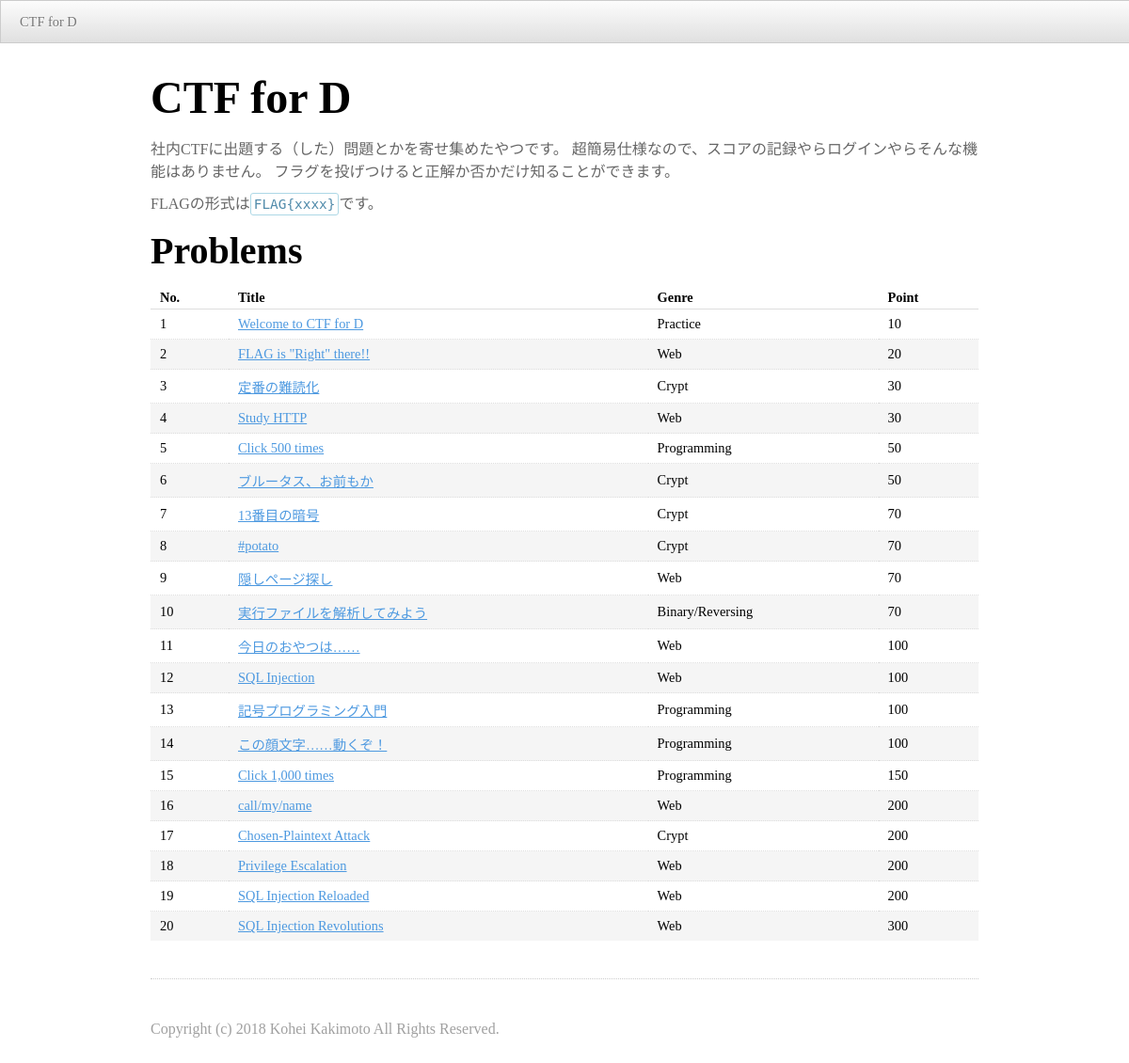
The page / on the database its author committed.
### tables this page shows
CREATE TABLE problems (
    id INTEGER AUTO_INCREMENT PRIMARY KEY,
    unique_name VARCHAR(32) NOT NULL UNIQUE,
    title VARCHAR(256) NOT NULL,
    genre_id INTEGER,
    point INTEGER,
    flag VARCHAR(256) NOT NULL,
    FOREIGN KEY (genre_id) REFERENCES genres (id)
);

CREATE TABLE genres (
    id INTEGER PRIMARY KEY,
    name VARCHAR(64) NOT NULL UNIQUE
);

### html/common/includes/Problems.class.php (called while the page is built, shortened)
<?php
class Problems {
    private $pdo;
    public function find_all() {
        $query = 'SELECT P.id problem_no, P.unique_name unique_name, P.title title, G.name genre_name, P.point point FROM problems P INNER JOIN genres G ON P.genre_id = G.id ORDER BY P.id';
        try {
            $statement = $this->pdo->prepare($query);
            $statement->execute();
            $problems = $statement->fetchAll();
            return $problems;
        } catch(PDOException $e) {
            error_log('PDOException in Problems#find_all: ' . $e->getMessage());
            return array();
        }
    }
    private function establish_connection() {
        try {
            $this->pdo = new PDO(
                'mysql:host=db;dbname=' . MYSQL_SYSTEM_DB,
                'root',
                MYSQL_ROOT_PASSWORD,
                array(
                    PDO::ATTR_PERSISTENT => true,
                    PDO::ATTR_EMULATE_PREPARES => false,
                    PDO::ATTR_DEFAULT_FETCH_MODE => PDO::FETCH_ASSOC
                )
            );
        } catch(PDOException $e) {
            error_log('PDOException in Problems#establish_connection: ' . $e->getMessage());
            $this->pdo = null;
        }
    }
}
?>

### html/index.php (the view, shortened to what this page needs)
<?php
require('./common/includes/Problems.class.php');
$problems = (new Problems())->find_all();
?>
<!DOCTYPE html>
<html>
    <head>
        <link rel="stylesheet" type="text/css" href="/common/kickstart_lite/css/kickstart.css" media="all" />
        <link rel="stylesheet" type="text/css" href="/common/stylesheets/main.css" />
    </head>
    <body>
        <ul class="menu" id="navigation">
            <li><a href="/">CTF for D</a></li>
        </ul>
        <div id="container">
            <h1>CTF for D</h1>
            <p>
                社内CTFに出題する（した）問題とかを寄せ集めたやつです。
                超簡易仕様なので、スコアの記録やらログインやらそんな機能はありません。
                フラグを投げつけると正解か否かだけ知ることができます。
            </p>
            <p>
                FLAGの形式は<code>FLAG{xxxx}</code>です。
            </p>
            <h2>Problems</h2>
            <table class="striped">
                <thead>
                    <tr>
                        <th>No.</th>
                        <th>Title</th>
                        <th>Genre</th>
                        <th>Point</th>
                    </tr>
                </thead>
<?php
foreach($problems as $problem) {
    echo '<tr>';
    echo '<td>' . htmlspecialchars($problem['problem_no']) . '</td>';
    echo '<td><a href="/' . htmlspecialchars($problem['unique_name']) . '/">' . htmlspecialchars($problem['title']) . '</a></td>';
    echo '<td>' . htmlspecialchars($problem['genre_name']) . '</td>';
    echo '<td>' . htmlspecialchars($problem['point']) . '</td>';
}
?>
            </table>
            <hr />
            <p class="copyright">Copyright (c) 2018 Kohei Kakimoto All Rights Reserved.</p>
        </div>
    </body>
</html>

### html/common/kickstart_lite/css/kickstart.css (style rules this page uses)
a { color:#4D99E0;outline:0; }
hr { clear:both;border-bottom:0;border-top:1px dotted #ccc;border-right:0;border-left:0;margin:30px 0;min-height: 0px;height:1px; }
h1,h2,h3,h4,h5,h6 { font-weight:bold; line-height:140%; }
h1 { font-size:3em; margin:10px 0 10px 0; }
h2 { font-size:2.5em; margin:10px 0 10px 0; }
p { line-height:150%; color:#666; margin:10px 0; }
ul, ol { padding:0; margin:0 0 20px 25px; }
li { padding:5px 0; margin:0; }
code { font-family: Consolas, "Andale Mono WT", "Andale Mono", "Lucida Console", "Lucida Sans Typewriter", "DejaVu Sans Mono", "Bitstream Vera Sans Mono", "Liberation Mono", "Nimbus Mono L", Monaco, "Courier New", Courier, monospace; font-size:0.9em; border:1px solid lightblue; padding:3px; -moz-border-radius:3px; -webkit-border-radius:3px; border-radius:3px; color:#518BAB; }
table { width:100%;margin:0 0 10px 0;text-align:left;border-collapse: collapse; }
thead, tbody { margin:0;padding:0; }
th, td { padding:7px 10px;font-size:0.9em;border-bottom:1px dotted #ddd;text-align:left; }
thead th { font-size:0.9em;padding:3px 10px;border-bottom:1px solid #ddd; }
tbody tr.last th, tbody tr.last td { border-bottom:0; }
table.striped tr.alt { background:#f5f5f5; }
table.striped thead th { background:#fff; }

### html/common/stylesheets/main.css (style rules this page uses)
body { margin: 0; }
#navigation { position: fixed; top: 0; left: 0; width: 100%; }
#container { margin: 0px 100px; padding: 60px; }
.copyright { margin-top: 40px; color: #a0a0a0; }

### html/common/kickstart_lite/css/kickstart-forms.css (style rules this page uses)
input[type="text"], textarea, button, a.button, a, input[type="file"] { -moz-transition: -moz-box-shadow 0.5s, border 0.5s, background 0.5s; -webkit-transition: -webkit-box-shadow 0.5s, border 0.5s, background 0.5s; -o-transition: box-shadow 0.5s, border 0.5s, background 0.5s; transition: box-shadow 0.5s, border 0.5s, background 0.5s; }

### html/common/kickstart_lite/css/kickstart-menus.css (style rules this page uses)
.menu { margin:0;padding:0;line-height:100%; font-size:0; position:relative;z-index:1000; }
.menu:after { clear:both;content:' ';display:block;font-size:0;line-height:0;visibility:hidden;width:0;height:0 }
.menu li { margin:0;padding:0;list-style-type:none;display:inline-block;*display:inline;position:relative;zoom:1;line-height:inherit; top:0;left:0;font-size:16px; }
.menu li a { margin:0;padding:0;display:block;display:inline;display:inline-block;position:relative;zoom:1;line-height:100%;top:0;left:0; }
.menu { border:1px solid #ccc; text-shadow:0px 1px 1px #fff; background: #eee; background: -moz-linear-gradient(top, rgba(252,252,252,1) 0%, rgba(224,224,224,1) 100%); background: -webkit-gradient(linear, left top, left bottom, color-stop(0%,rgba(252,252,252,1)), color-stop(100%,rgba(224,224,224,1))); background: -webkit-linear-gradient(top, rgba(252,252,252,1) 0%,rgba(224,224,224,1) 100%); background: -o-linear-gradient(top, rgba(252,252,252,1) 0%,rgba(224,224,224,1) 100%); background: linear-gradient(top, rgba(252,252,252,1) 0%,rgba(224,224,224,1) 100%); z-index:600; }
.menu li a { padding:15px 20px; text-decoration:none; font-size:0.9em; color: #777; }

### rows shown on the page
problems: id "1", title "Welcome to CTF for D", genre.name "Practice", point "10"
problems: id "2", title "FLAG is \"Right\" there!!", genre.name "Web", point "20"
problems: id "3", title "定番の難読化", genre.name "Crypt", point "30"
problems: id "4", title "Study HTTP", genre.name "Web", point "30"
problems: id "5", title "Click 500 times", genre.name "Programming", point "50"
problems: id "6", title "ブルータス、お前もか", genre.name "Crypt", point "50"
problems: id "7", title "13番目の暗号", genre.name "Crypt", point "70"
problems: id "8", title "#potato", genre.name "Crypt", point "70"
problems: id "9", title "隠しページ探し", genre.name "Web", point "70"
problems: id "10", title "実行ファイルを解析してみよう", genre.name "Binary/Reversing", point "70"
problems: id "11", title "今日のおやつは……", genre.name "Web", point "100"
problems: id "12", title "SQL Injection", genre.name "Web", point "100"
problems: id "13", title "記号プログラミング入門", genre.name "Programming", point "100"
problems: id "14", title "この顔文字……動くぞ！", genre.name "Programming", point "100"
problems: id "15", title "Click 1,000 times", genre.name "Programming", point "150"
problems: id "16", title "call/my/name", genre.name "Web", point "200"
problems: id "17", title "Chosen-Plaintext Attack", genre.name "Crypt", point "200"
problems: id "18", title "Privilege Escalation", genre.name "Web", point "200"
problems: id "19", title "SQL Injection Reloaded", genre.name "Web", point "200"
problems: id "20", title "SQL Injection Revolutions", genre.name "Web", point "300"
